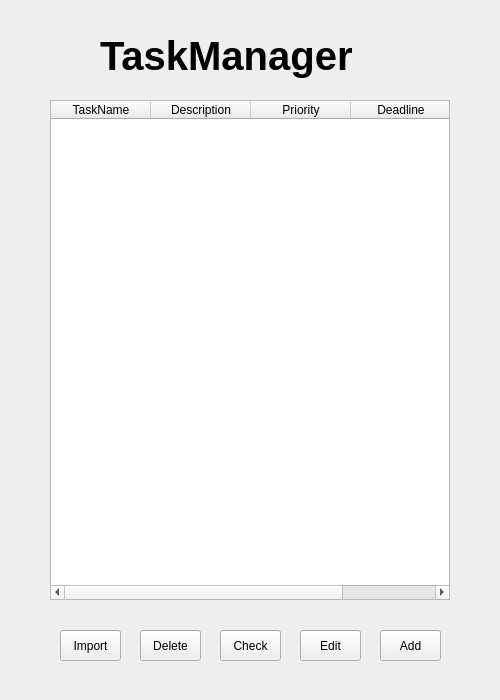
<?xml version="1.0" encoding="UTF-8"?>
<ui version="4.0">
 <class>MainWindow</class>
 <widget class="QMainWindow" name="MainWindow">
  <property name="geometry">
   <rect>
    <x>0</x>
    <y>0</y>
    <width>500</width>
    <height>700</height>
   </rect>
  </property>
  <property name="minimumSize">
   <size>
    <width>500</width>
    <height>700</height>
   </size>
  </property>
  <property name="maximumSize">
   <size>
    <width>500</width>
    <height>700</height>
   </size>
  </property>
  <property name="windowTitle">
   <string>MainWindow</string>
  </property>
  <widget class="QWidget" name="centralwidget">
   <widget class="QLabel" name="Tittle">
    <property name="geometry">
     <rect>
      <x>100</x>
      <y>20</y>
      <width>271</width>
      <height>71</height>
     </rect>
    </property>
    <property name="font">
     <font>
      <pointsize>30</pointsize>
      <bold>true</bold>
     </font>
    </property>
    <property name="text">
     <string>TaskManager</string>
    </property>
   </widget>
   <widget class="QTableWidget" name="tableWidget">
    <property name="enabled">
     <bool>true</bool>
    </property>
    <property name="geometry">
     <rect>
      <x>50</x>
      <y>100</y>
      <width>400</width>
      <height>500</height>
     </rect>
    </property>
    <property name="minimumSize">
     <size>
      <width>400</width>
      <height>500</height>
     </size>
    </property>
    <property name="maximumSize">
     <size>
      <width>400</width>
      <height>500</height>
     </size>
    </property>
    <column>
     <property name="text">
      <string>TaskName</string>
     </property>
    </column>
    <column>
     <property name="text">
      <string>Description</string>
     </property>
    </column>
    <column>
     <property name="text">
      <string>Priority</string>
     </property>
    </column>
    <column>
     <property name="text">
      <string>Deadline</string>
     </property>
    </column>
   </widget>
   <widget class="QPushButton" name="Import">
    <property name="geometry">
     <rect>
      <x>60</x>
      <y>630</y>
      <width>61</width>
      <height>31</height>
     </rect>
    </property>
    <property name="text">
     <string>Import</string>
    </property>
   </widget>
   <widget class="QPushButton" name="Delete">
    <property name="geometry">
     <rect>
      <x>140</x>
      <y>630</y>
      <width>61</width>
      <height>31</height>
     </rect>
    </property>
    <property name="text">
     <string>Delete</string>
    </property>
   </widget>
   <widget class="QPushButton" name="Check">
    <property name="geometry">
     <rect>
      <x>220</x>
      <y>630</y>
      <width>61</width>
      <height>31</height>
     </rect>
    </property>
    <property name="text">
     <string>Check</string>
    </property>
   </widget>
   <widget class="QPushButton" name="Add">
    <property name="geometry">
     <rect>
      <x>380</x>
      <y>630</y>
      <width>61</width>
      <height>31</height>
     </rect>
    </property>
    <property name="text">
     <string>Add</string>
    </property>
   </widget>
   <widget class="QPushButton" name="Edit">
    <property name="geometry">
     <rect>
      <x>300</x>
      <y>630</y>
      <width>61</width>
      <height>31</height>
     </rect>
    </property>
    <property name="text">
     <string>Edit</string>
    </property>
   </widget>
  </widget>
 </widget>
 <resources/>
 <connections/>
</ui>
